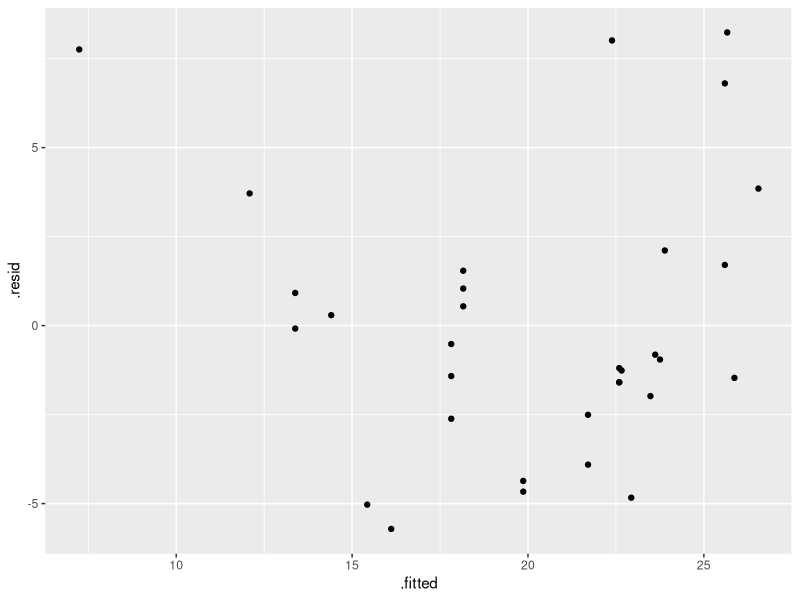

The R script that drew this image:
## ---- chunk 1
knitr::opts_chunk$set(
  collapse = TRUE, 
  comment = "#>", 
  fig.path = "man/figures/README-", 
  out.width = "100%"
)
## ---- chunk 2
library(ggplot2)
library(broom)
cars_lm <- lm(mpg ~ hp, data = mtcars)
cars_all <- augment(cars_lm)
ggplot(cars_all, aes(x=.fitted, y=.resid)) + geom_point()
